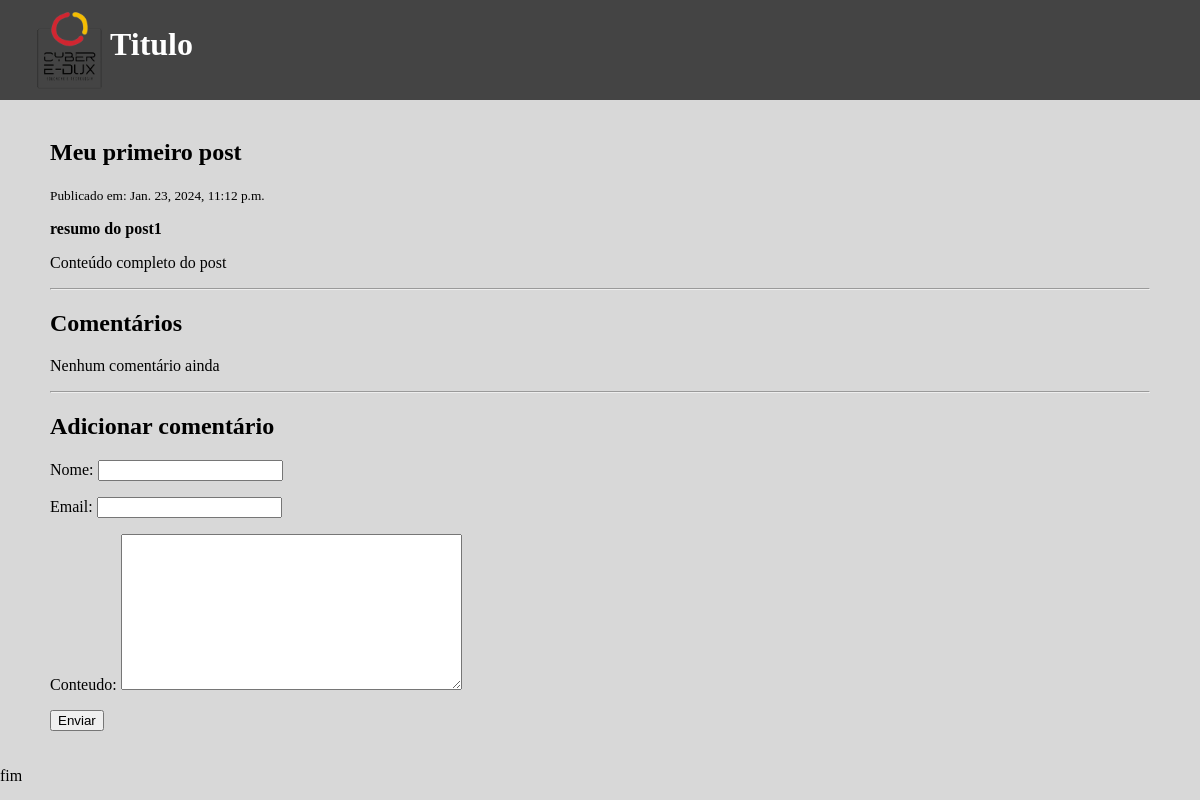
/primeiro-post/, run on the app's committed database.
### blog/models.py (models this page shows)
class Post(models.Model):
    titulo = models.CharField(max_length=200)
    conteudo = models.TextField()
    publicado_em = models.DateTimeField(auto_now_add=True)
    autor = models.CharField(max_length=100)
    slug = models.SlugField()
    intro = models.TextField()
    class Meta:
        ordering = ['-publicado_em']

### blog/views.py (the view)
# urls.py: path('<slug:slug>/', views.post_detail, name='post_detail' ),
def post_detail(request, slug):
    post = Post.objects.get(slug=slug)
    if request.method == 'POST':
        form = CommentForm(request.POST)
        if form.is_valid():
            comment = form.save(commit=False)
            comment.post = post
            comment.save()
            return redirect('post_detail', slug=post.slug)
    else:
        form = CommentForm()
    return render(request, 'post_detail.html', {'post': post, 'form': form})

### blog/forms.py
class CommentForm(forms.ModelForm):
    class Meta:
        model = Comentario
        fields = ['nome', 'email', 'conteudo']

### blog/templates/post_detail.html (shortened to what this page needs)
{% extends 'base.html' %}
{% block conteudo %}
<div class="content-section">
    <h1>{{ post.titulo }}</h1>
    <small>Publicado em: {{post.publicado_em}}</small>
    <p>
        <strong>{{post.intro}}</strong>
    </p>
    <p>{{post.conteudo}}</p>
    <hr>
    <h2>Comentários</h2>
    {% for comentario in post.comentarios.all %}
    <p><strong>{{comentario.nome}}</strong></p>
    <small>{{comentario.publicado_em}}</small>
    <p>{{comentario.conteudo}}</p>
    {% empty %}
    <p>Nenhum comentário ainda</p>
    {% endfor %}
    <hr>
    <h2>Adicionar comentário</h2>
    <form method="post" action=".">
        {{ form.as_p }}
        <button type="submit">Enviar</button>
    </form>
</div>
{% endblock %}

### blog/templates/base.html (style rules this page uses)
body { margin: 0; box-sizing: border-box; background-color: rgb(216, 216, 216); width: 100vw; }

### data on the page
Post: titulo "Meu primeiro post", publicado_em "Jan. 23, 2024, 11:12 p.m.", intro "resumo do post1", conteudo "Conteúdo completo do post"
